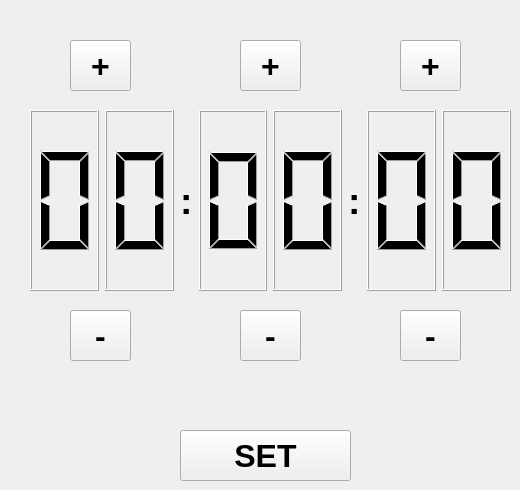
        <widget class="QWidget" name="tab5">
         <attribute name="title">
          <string>StopWatch</string>
         </attribute>
         <widget class="QWidget" name="layoutWidget_3">
          <property name="geometry">
           <rect>
            <x>30</x>
            <y>110</y>
            <width>481</width>
            <height>181</height>
           </rect>
          </property>
          <layout class="QHBoxLayout" name="horizontalLayout_5">
           <item>
            <widget class="QLCDNumber" name="lcdNumber_19">
             <property name="digitCount">
              <number>1</number>
             </property>
             <property name="intValue" stdset="0">
              <number>0</number>
             </property>
            </widget>
           </item>
           <item>
            <widget class="QLCDNumber" name="lcdNumber_20">
             <property name="digitCount">
              <number>1</number>
             </property>
             <property name="intValue" stdset="0">
              <number>0</number>
             </property>
            </widget>
           </item>
           <item>
            <widget class="QLabel" name="label_7">
             <property name="sizePolicy">
              <sizepolicy hsizetype="Fixed" vsizetype="Preferred">
               <horstretch>0</horstretch>
               <verstretch>0</verstretch>
              </sizepolicy>
             </property>
             <property name="font">
              <font>
               <pointsize>28</pointsize>
               <weight>75</weight>
               <bold>true</bold>
              </font>
             </property>
             <property name="text">
              <string>:</string>
             </property>
            </widget>
           </item>
           <item>
            <widget class="QLCDNumber" name="lcdNumber_21">
             <property name="digitCount">
              <number>1</number>
             </property>
            </widget>
           </item>
           <item>
            <widget class="QLCDNumber" name="lcdNumber_22">
             <property name="digitCount">
              <number>1</number>
             </property>
            </widget>
           </item>
           <item>
            <widget class="QLabel" name="label_8">
             <property name="sizePolicy">
              <sizepolicy hsizetype="Fixed" vsizetype="Preferred">
               <horstretch>0</horstretch>
               <verstretch>0</verstretch>
              </sizepolicy>
             </property>
             <property name="font">
              <font>
               <pointsize>28</pointsize>
               <weight>75</weight>
               <bold>true</bold>
              </font>
             </property>
             <property name="text">
              <string>:</string>
             </property>
            </widget>
           </item>
           <item>
            <widget class="QLCDNumber" name="lcdNumber_23">
             <property name="digitCount">
              <number>1</number>
             </property>
            </widget>
           </item>
           <item>
            <widget class="QLCDNumber" name="lcdNumber_24">
             <property name="digitCount">
              <number>1</number>
             </property>
            </widget>
           </item>
          </layout>
         </widget>
         <widget class="QPushButton" name="pushButton_6">
          <property name="geometry">
           <rect>
            <x>400</x>
            <y>40</y>
            <width>61</width>
            <height>51</height>
           </rect>
          </property>
          <property name="font">
           <font>
            <pointsize>24</pointsize>
            <weight>75</weight>
            <bold>true</bold>
           </font>
          </property>
          <property name="text">
           <string>+</string>
          </property>
         </widget>
         <widget class="QPushButton" name="pushButton_7">
          <property name="geometry">
           <rect>
            <x>240</x>
            <y>40</y>
            <width>61</width>
            <height>51</height>
           </rect>
          </property>
          <property name="font">
           <font>
            <pointsize>24</pointsize>
            <weight>75</weight>
            <bold>true</bold>
           </font>
          </property>
          <property name="text">
           <string>+</string>
          </property>
         </widget>
         <widget class="QPushButton" name="pushButton_8">
          <property name="geometry">
           <rect>
            <x>70</x>
            <y>40</y>
            <width>61</width>
            <height>51</height>
           </rect>
          </property>
          <property name="font">
           <font>
            <pointsize>24</pointsize>
            <weight>75</weight>
            <bold>true</bold>
           </font>
          </property>
          <property name="text">
           <string>+</string>
          </property>
         </widget>
         <widget class="QPushButton" name="pushButton_12">
          <property name="geometry">
           <rect>
            <x>400</x>
            <y>310</y>
            <width>61</width>
            <height>51</height>
           </rect>
          </property>
          <property name="font">
           <font>
            <pointsize>24</pointsize>
            <weight>75</weight>
            <bold>true</bold>
           </font>
          </property>
          <property name="text">
           <string>-</string>
          </property>
         </widget>
         <widget class="QPushButton" name="pushButton_13">
          <property name="geometry">
           <rect>
            <x>70</x>
            <y>310</y>
            <width>61</width>
            <height>51</height>
           </rect>
          </property>
          <property name="font">
           <font>
            <pointsize>24</pointsize>
            <weight>75</weight>
            <bold>true</bold>
           </font>
          </property>
          <property name="text">
           <string>-</string>
          </property>
         </widget>
         <widget class="QPushButton" name="pushButton_14">
          <property name="geometry">
           <rect>
            <x>240</x>
            <y>310</y>
            <width>61</width>
            <height>51</height>
           </rect>
          </property>
          <property name="font">
           <font>
            <pointsize>24</pointsize>
            <weight>75</weight>
            <bold>true</bold>
           </font>
          </property>
          <property name="text">
           <string>-</string>
          </property>
         </widget>
         <widget class="QPushButton" name="pushButton_16">
          <property name="geometry">
           <rect>
            <x>180</x>
            <y>430</y>
            <width>171</width>
            <height>51</height>
           </rect>
          </property>
          <property name="font">
           <font>
            <pointsize>24</pointsize>
            <weight>75</weight>
            <bold>true</bold>
           </font>
          </property>
          <property name="text">
           <string>SET</string>
          </property>
         </widget>
        </widget>
